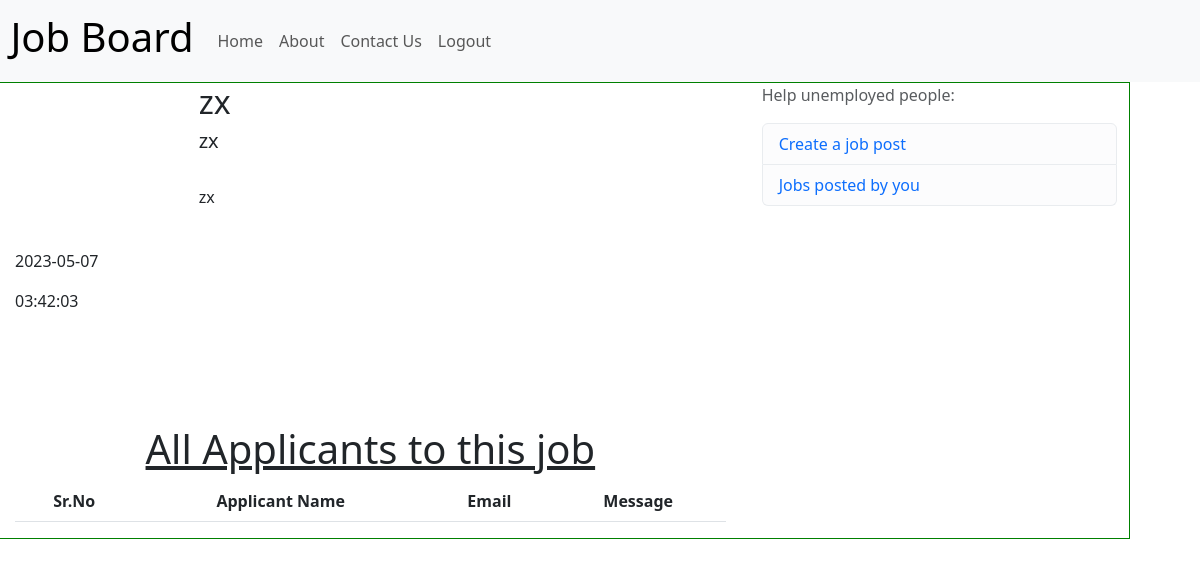
The app's page /r_see_all_applicants/3/ with its own data.
### login_page/models.py (models this page shows, shortened)
class Job(models.Model):
    recruiter_id = models.IntegerField(default=0)
    name = models.CharField(max_length=200, default="some string")
    skills = models.CharField(max_length=1000, default="some string")
    rep = models.CharField(max_length=1000, default="some string")
    date_posted = models.CharField(max_length=20, default="some string")
    time_posted = models.CharField(max_length=20, default="some string")

### login_page/views.py (the view)
# urls.py: path("r_see_all_applicants/<int:job_id>/", views.r_see_all_applicants, name="r_see_all_applicants"),
def r_see_all_applicants(request, job_id):
    applicants_to_show = JobsAppliedTo.objects.filter(job_id=int(job_id))
    job = Job.objects.filter(id=int(job_id))[0]
    print(type(job))
    alert = True
    context = {
        "job_id": job_id,
        "applicants_to_show": applicants_to_show,
        "alert": alert,
        "job": job,
    }
    return render(request, "login_page/r_see_all_applicants.html", context)

### login_page/Templates/login_page/r_see_all_applicants.html (shortened to what this page needs)
{% extends 'login_page/base.html' %}
{% block logout %}
<li class="nav-item active">
  <a class="nav-link" href="/">Logout</a>
</li>
{% endblock %}
{% block body %}
<main role="main" class="container" style="border:1px solid green; margin-top: 0px; margin-left: -10px; margin-right: -10px; margin-bottom: 0px;">
  <div class="row">
    <div class="col-md-8">
        <div class="wrapper">
            <div class="container-fluid">
              <div class="row content">
                <div class="col-sm-3 sidenav">
                    <br>
                </div>
                <div class="col-sm-9">
                  <h2>{{ job.name }}</h2>
                  <h5><span class="label label-danger">{{ job.skills }}</span></h5><br>
                  <p>{{ job.rep }}
                      <br><br>
                </div>
              </div>
            </div>
            <footer class="container-fluid">
                <p>{{ job.date_posted }}</p>
                <p>{{ job.time_posted }}</p>
            </footer>
        </div>
        <br><br><br>
        <div class="container mt-4">
            <h1 class="text-center"><u>All Applicants to this job</u></h1>
            <table class="table table-hover" id="example">
                <thead>
                    <tr class="text-center">
                        <th>Sr.No</th>
                        <th>Applicant Name</th>
                        <th>Email</th>
                        <th>Message</th>
                    </tr>
                </thead>
            </table>
        </div>
    </div>
    <div class="col-md-4">
      <div class="content-section">
        <p class='text-muted'>Help unemployed people:</p>
        <ul class="list-group">
          <li class="list-group-item list-group-item-light"><a href="../r_write_job/" style="text-decoration: none;">Create a job post</a></li>
          <li class="list-group-item list-group-item-light"><a href="../r_posted_jobs/" style="text-decoration: none;">Jobs posted by you</a></li>
        </ul>
      </div>
    </div>
  </div>
</main>
{% endblock %}

### records on screen
Job: name "zx", skills "zx", rep "zx", date_posted "2023-05-07", time_posted "03:42:03"
